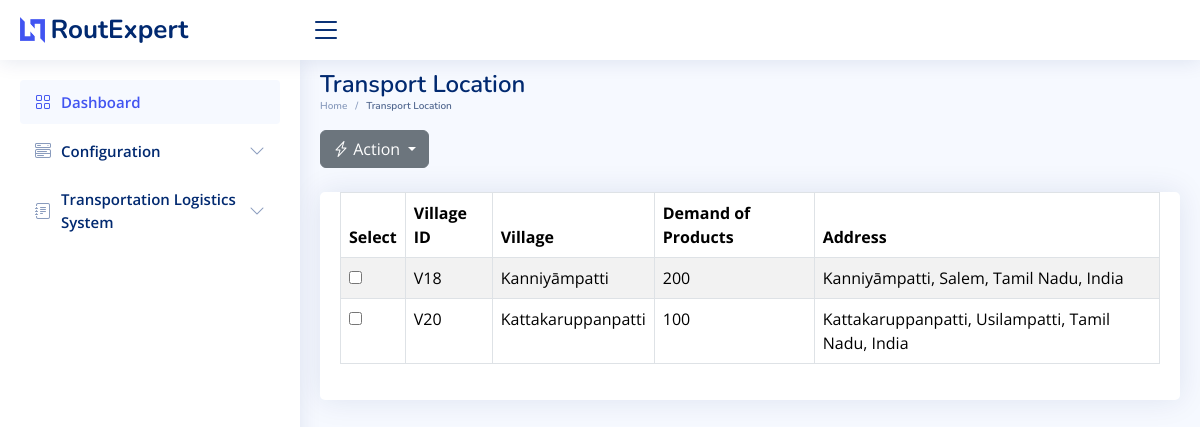
The app's page /trans_location_config, older data.
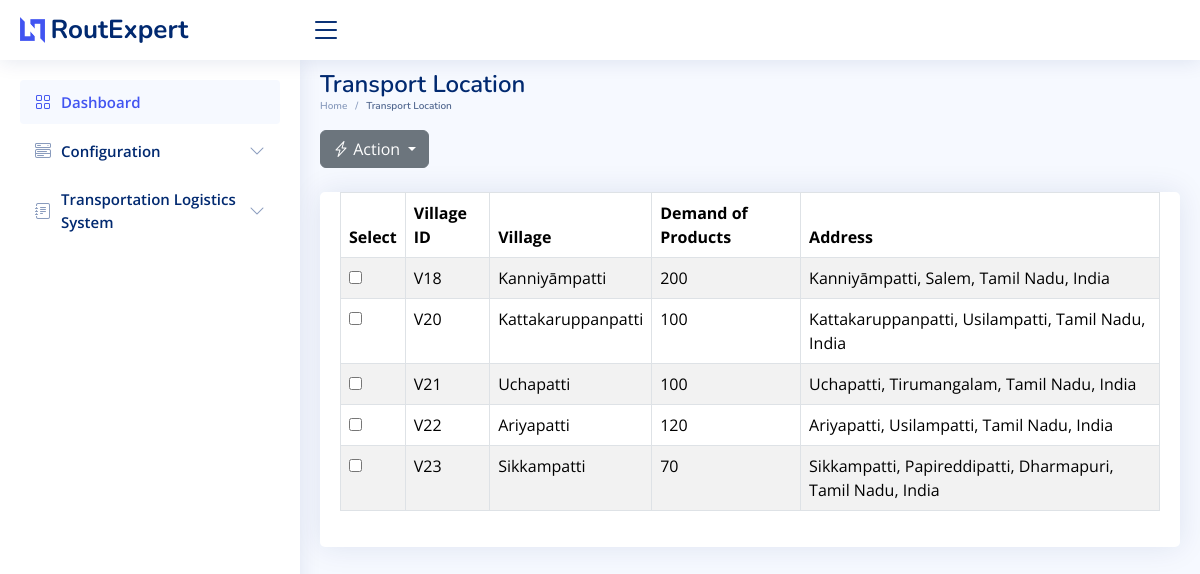
The same page, newer data.
### sql_app/model.py (models this page shows)
class TransportationLocation(Base):
    __tablename__ = "TransportationLocation"
    id = Column(Integer, primary_key=True, index=True)
    index = Column(String)
    villages = Column(String)
    location_demand = Column(String)
    address = Column(String)

### main.py (the view)
@app.get("/trans_location_config",response_class=HTMLResponse)
async def trans_location_config(request: Request):
    transportation_location_list = []
    db = SessionLocal()
    transportation_location_records= db.query(TransportationLocation).all()
    for location in transportation_location_records:
        location_data = {
            "id": location.id,
            "index": location.index,
            "villages": location.villages,
            "location_demand": location.location_demand,
            "address": location.address,
        }
        transportation_location_list.append(location_data)
    return templates.TemplateResponse("trans_location_config.html", {"request": request, "location": transportation_location_list})

### templates/trans_location_config.html (shortened to what this page needs)
<!DOCTYPE html>
<html lang="en">
  <head>
    <link
      href="../static/assets/vendor/bootstrap/css/bootstrap.min.css"
      rel="stylesheet"
    />
    <link
      href="../static/assets/vendor/bootstrap-icons/bootstrap-icons.css"
      rel="stylesheet"
    />
    <link
      href="../static/assets/vendor/boxicons/css/boxicons.min.css"
      rel="stylesheet"
    />
    <link
      href="../static/assets/vendor/quill/quill.snow.css"
      rel="stylesheet"
    />
    <link
      href="../static/assets/vendor/quill/quill.bubble.css"
      rel="stylesheet"
    />
    <link
      href="../static/assets/vendor/remixicon/remixicon.css"
      rel="stylesheet"
    />
    <link
      href="../static/assets/vendor/simple-datatables/style.css"
      rel="stylesheet"
    />
    <link href="../static/assets/css/style.css" rel="stylesheet" />
  </head>
  <body>
    <header id="header" class="header fixed-top d-flex align-items-center">
      <div class="d-flex align-items-center justify-content-between">
        <a href="/" class="logo d-flex align-items-center">
          <img src="../static/assets/img/logo.png" alt="" />
          <span class="d-none d-lg-block">RoutExpert</span>
        </a>
        <i class="bi bi-list toggle-sidebar-btn"></i>
      </div>
    </header>
    <aside id="sidebar" class="sidebar">
      <ul class="sidebar-nav" id="sidebar-nav">
        <li class="nav-item">
          <a class="nav-link" href="/">
            <i class="bi bi-grid"></i>
            <span>Dashboard</span>
          </a>
        </li>
        <li class="nav-item">
          <a
            class="nav-link collapsed"
            data-bs-target="#components-nav"
            data-bs-toggle="collapse"
            href="#"
          >
            <i class="bi bi-menu-button-wide"></i><span>Configuration</span
            ><i class="bi bi-chevron-down ms-auto"></i>
          </a>
        </li>
        <li class="nav-item">
          <a
            class="nav-link collapsed"
            data-bs-target="#forms-nav"
            data-bs-toggle="collapse"
            href="#"
          >
            <i class="bi bi-journal-text"></i
            ><span>Transportation Logistics System</span
            ><i class="bi bi-chevron-down ms-auto"></i>
          </a>
        </li>
      </ul>
    </aside>
    <main id="main" class="main">
      <div class="pagetitle">
        <h1>Transport Location</h1>
        <nav>
          <ol class="breadcrumb">
            <li class="breadcrumb-item"><a href="/">Home</a></li>
            <li class="breadcrumb-item active">Transport Location</li>
          </ol>
        </nav>
      </div>
      <section class="section dashboard">
        <div class="row">
          <div class="col-md-6">
            <div class="dropdown d-inline-block">
              <button
                class="btn btn-secondary dropdown-toggle"
                type="button"
                id="configurationDropdown"
                data-bs-toggle="dropdown"
                aria-expanded="false"
              >
                <i class="bi bi-lightning-charge"></i> Action
              </button>
            </div>
          </div>
        </div>
        <div class="container-lg-10 mt-4">
          <div class="card">
            <div class="card-body">
              <table class="table datatable table-bordered table-striped">
                <thead class="thead-dark">
                  <tr>
                    <th>Select</th>
                    <th>Village ID</th>
                    <th>Village</th>
                    <th>Demand of Products</th>
                    <th>Address</th>
                  </tr>
                </thead>
                <tbody>
                  {% for location in location %}
                  <tr>
                    <td>
                      <input
                        type="checkbox"
                        name="selectedlocation"
                        value="{{ location.id }}"
                      />
                    </td>
                    <td class="location-info" data-column="location_number">
                      {{ location.index }}
                    </td>
                    <td class="location-info" data-column="location_type">
                      {{ location.villages }}
                    </td>
                    <td class="location-info" data-column="location_demand">
                      {{ location.location_demand}}
                    </td>
                    <td class="location-info" data-column="license_number">
                      {{ location.address }}
                    </td>
                  </tr>
                  {% endfor %}
                </tbody>
              </table>
            </div>
          </div>
        </div>
      </section>
    </main>
  </body>
</html>

### static/assets/css/style.css (style rules this page uses)
:root { scroll-behavior: smooth; }
body { font-family: "Open Sans", sans-serif; background: #f6f9ff; color: #444444; }
a { color: #4154f1; text-decoration: none; }
h1, h2, h3, h4, h5, h6 { font-family: "Nunito", sans-serif; }
#main { margin-top: 60px; padding: 10px 20px; font-size: 16px; transition: all 0.3s; }
.pagetitle { margin-bottom: 10px; }
.pagetitle h1 { font-size: 24px; margin-bottom: 0; font-weight: 600; color: #012970; }
.card { margin-bottom: 30px; border: none; border-radius: 5px; box-shadow: 0px 0 30px rgba(1, 41, 112, 0.1); }
.card-body { padding: 0 20px 20px 20px; }
.breadcrumb { font-size: 10px; font-family: "Nunito", sans-serif; color: #899bbd; font-weight: 600; }
.breadcrumb a { color: #899bbd; transition: 0.3s; }
.breadcrumb .breadcrumb-item::before { color: #899bbd; }
.breadcrumb .active { color: #51678f; font-weight: 600; }
.logo { line-height: 1; }
@media (min-width: 1200px) { .logo { width: 280px; } }
.logo img { max-height: 26px; margin-right: 6px; }
.logo span { font-size: 26px; font-weight: 700; color: #012970; font-family: "Nunito", sans-serif; }
.header { transition: all 0.5s; z-index: 997; height: 60px; box-shadow: 0px 2px 20px rgba(1, 41, 112, 0.1); background-color: #fff; padding-left: 20px; }
.header .toggle-sidebar-btn { font-size: 32px; padding-left: 10px; cursor: pointer; color: #012970; }
.sidebar { position: fixed; top: 60px; left: 0; bottom: 0; width: 300px; z-index: 996; transition: all 0.3s; padding: 20px; overflow-y: auto; scrollbar-width: thin; scrollbar-color: #aab7cf transparent; box-shadow: 0px 0px 20px rgba(1, 41, 112, 0.1); background-color: #fff; }
@media (min-width: 1200px) { #main, #footer { margin-left: 300px; } }
.sidebar-nav { padding: 0; margin: 0; list-style: none; }
.sidebar-nav li { padding: 0; margin: 0; list-style: none; }
.sidebar-nav .nav-item { margin-bottom: 5px; }
.sidebar-nav .nav-link { display: flex; align-items: center; font-size: 15px; font-weight: 600; color: #4154f1; transition: 0.3; background: #f6f9ff; padding: 10px 15px; border-radius: 4px; }
.sidebar-nav .nav-link i { font-size: 16px; margin-right: 10px; color: #4154f1; }
.sidebar-nav .nav-link.collapsed { color: #012970; background: #fff; }
.sidebar-nav .nav-link.collapsed i { color: #899bbd; }
.sidebar-nav .nav-link .bi-chevron-down { margin-right: 0; transition: transform 0.2s ease-in-out; }

Row changes from the older to the newer data that the page shows:
added TransportationLocation: index "V21", villages "Uchapatti", location_demand "100", address "Uchapatti, Tirumangalam, Tamil Nadu, India"
added TransportationLocation: index "V22", villages "Ariyapatti", location_demand "120", address "Ariyapatti, Usilampatti, Tamil Nadu, India"
added TransportationLocation: index "V23", villages "Sikkampatti", location_demand "70", address "Sikkampatti, Papireddipatti, Dharmapuri, Tamil Nadu, India"
